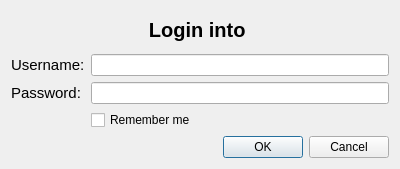
<?xml version="1.0" encoding="UTF-8"?>
<ui version="4.0">
 <class>login</class>
 <widget class="QDialog" name="login">
  <property name="geometry">
   <rect>
    <x>0</x>
    <y>0</y>
    <width>400</width>
    <height>169</height>
   </rect>
  </property>
  <property name="windowTitle">
   <string>Login</string>
  </property>
  <layout class="QGridLayout" name="gridLayout" rowstretch="0,0,0,0,0,0,0,0,0">
   <item row="2" column="0">
    <widget class="QLabel" name="label_2">
     <property name="font">
      <font>
       <pointsize>11</pointsize>
      </font>
     </property>
     <property name="text">
      <string>Password:</string>
     </property>
    </widget>
   </item>
   <item row="1" column="1">
    <widget class="QLineEdit" name="userLineEdit"/>
   </item>
   <item row="2" column="1">
    <widget class="QLineEdit" name="passwordLineEdit">
     <property name="echoMode">
      <enum>QLineEdit::Password</enum>
     </property>
    </widget>
   </item>
   <item row="0" column="0" colspan="2">
    <widget class="QLabel" name="loginSiteName">
     <property name="font">
      <font>
       <pointsize>15</pointsize>
       <weight>75</weight>
       <bold>true</bold>
      </font>
     </property>
     <property name="text">
      <string>Login into </string>
     </property>
     <property name="alignment">
      <set>Qt::AlignCenter</set>
     </property>
     <property name="margin">
      <number>0</number>
     </property>
    </widget>
   </item>
   <item row="8" column="0" colspan="2">
    <widget class="QDialogButtonBox" name="buttonBox">
     <property name="orientation">
      <enum>Qt::Horizontal</enum>
     </property>
     <property name="standardButtons">
      <set>QDialogButtonBox::Cancel|QDialogButtonBox::Ok</set>
     </property>
    </widget>
   </item>
   <item row="1" column="0">
    <widget class="QLabel" name="label">
     <property name="font">
      <font>
       <pointsize>11</pointsize>
      </font>
     </property>
     <property name="text">
      <string>Username:</string>
     </property>
    </widget>
   </item>
   <item row="3" column="1">
    <widget class="QCheckBox" name="rememberCheckBox">
     <property name="layoutDirection">
      <enum>Qt::LeftToRight</enum>
     </property>
     <property name="text">
      <string>Remember me</string>
     </property>
    </widget>
   </item>
  </layout>
 </widget>
 <resources/>
 <connections>
  <connection>
   <sender>buttonBox</sender>
   <signal>accepted()</signal>
   <receiver>login</receiver>
   <slot>accept()</slot>
   <hints>
    <hint type="sourcelabel">
     <x>248</x>
     <y>254</y>
    </hint>
    <hint type="destinationlabel">
     <x>157</x>
     <y>274</y>
    </hint>
   </hints>
  </connection>
  <connection>
   <sender>buttonBox</sender>
   <signal>rejected()</signal>
   <receiver>login</receiver>
   <slot>reject()</slot>
   <hints>
    <hint type="sourcelabel">
     <x>316</x>
     <y>260</y>
    </hint>
    <hint type="destinationlabel">
     <x>286</x>
     <y>274</y>
    </hint>
   </hints>
  </connection>
 </connections>
</ui>
